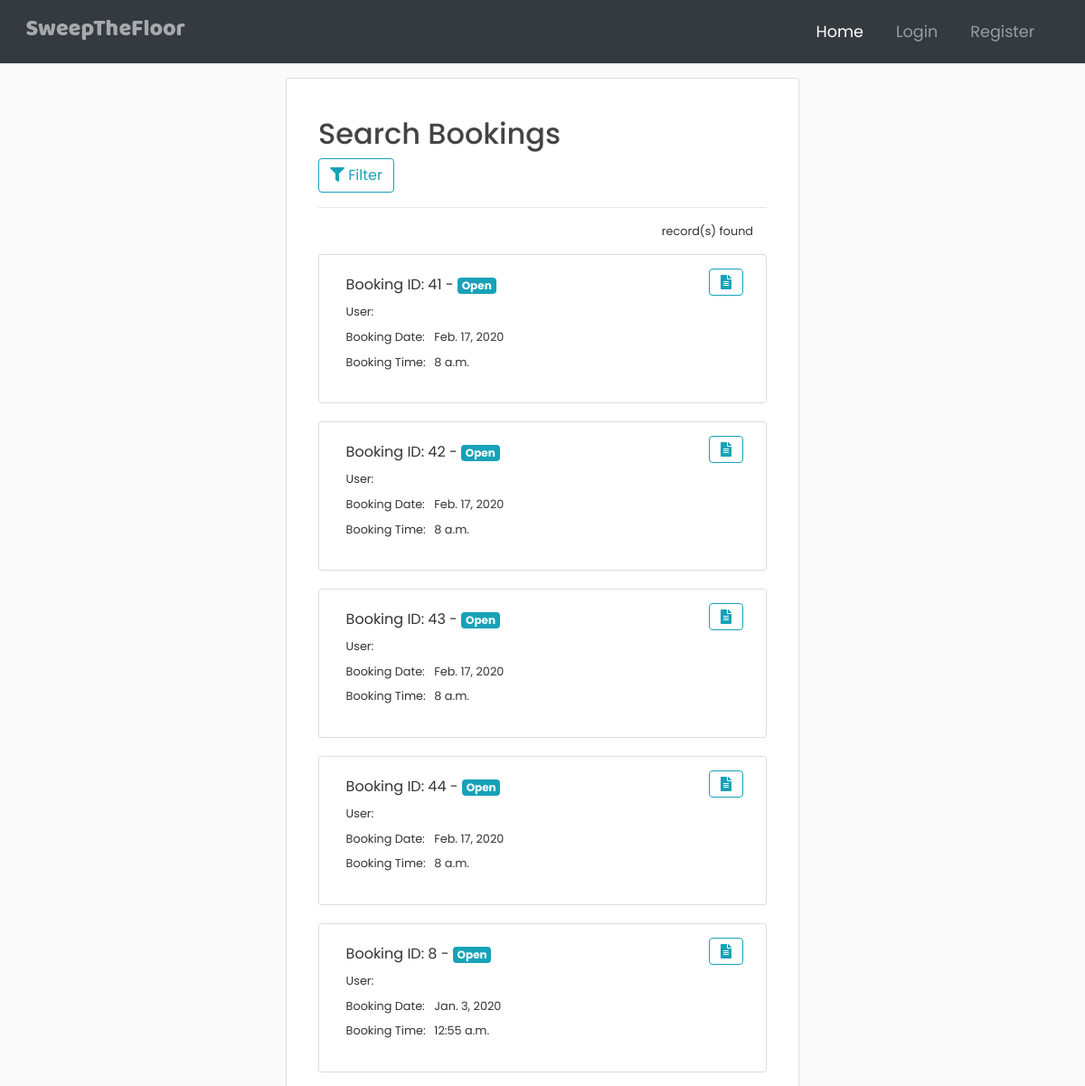
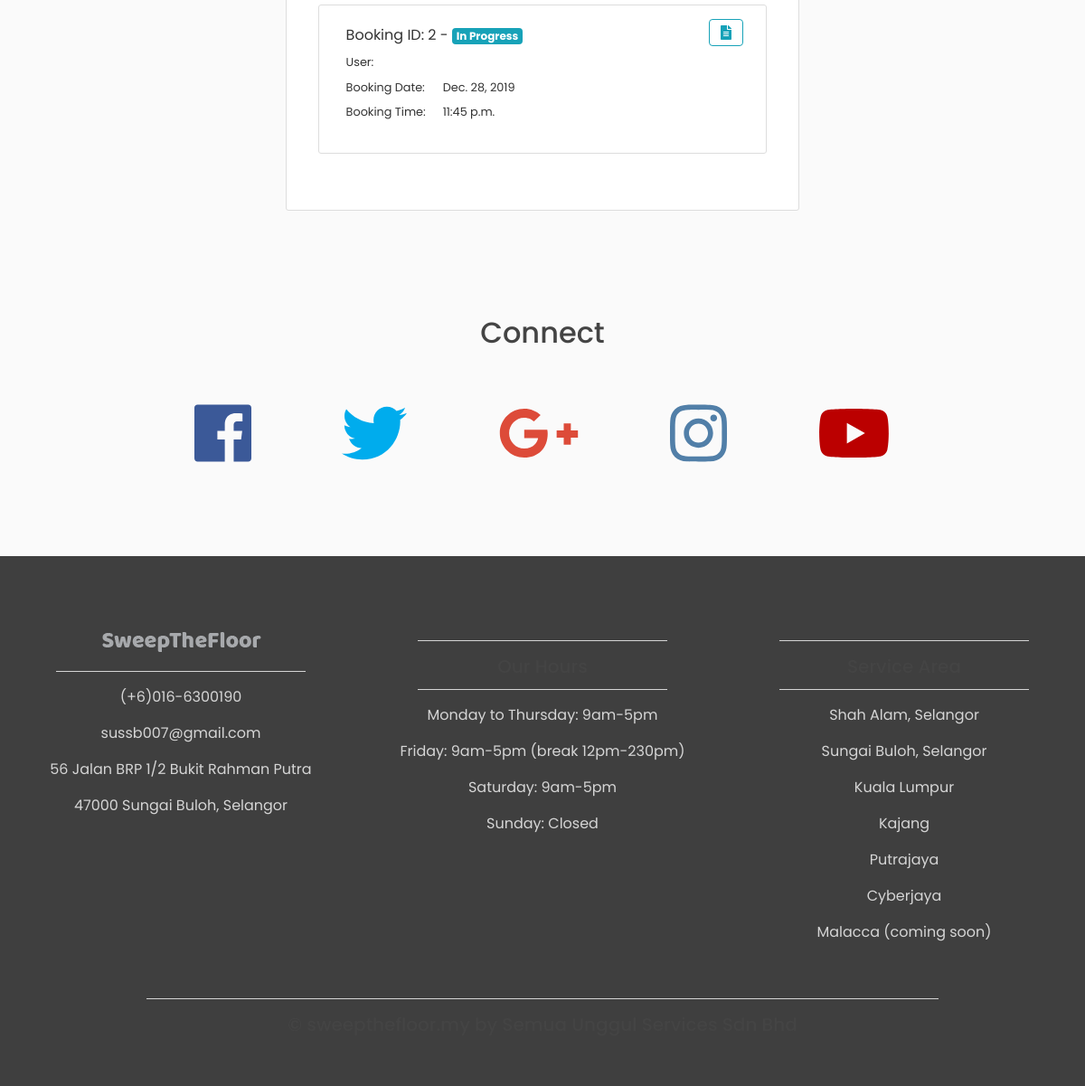
Screenshot of /booking/faiz with the database file from the repository (2 pictures, top to bottom).
### bookings/models.py (models this page shows, shortened)
class Booking(models.Model):
    user = models.ForeignKey(User, on_delete=models.CASCADE)
    booking_date = models.DateField()
    booking_time = models.TimeField()
    status = models.ForeignKey(BookingStatus, on_delete=models.CASCADE)
    address = models.ForeignKey(Address, on_delete=models.CASCADE)

class BookingStatus(models.Model):
    status_desc = models.TextField(blank=False, max_length=50)
    def __str__(self):
        return f'{self.status_desc}'

### bookings/views.py (the view)
# urls.py: path('booking/<str:username>', UserBookingListView.as_view(), name='user-bookings'),
class UserBookingListView(ListView):
    model = Booking
    template_name = 'bookings/index.html'  # <app>/<model>_<viewtype>.html
    context_object_name = 'bookings'
    def get_queryset(self):
        user = get_object_or_404(User, username=self.kwargs.get('username'))
        return Booking.objects.filter(user=user).order_by('-booking_date')

### bookings/templates/bookings/index.html (shortened to what this page needs)
{% extends 'base.html' %}
{% load bootstrap4 %}
{% load crispy_forms_tags %}
{% block content%}
<div class="content-section">
    <div class="container-fluid padding">
        <div class="media-body">
            <h2 class="page-heading">Search Bookings</h2>
        </div>
<button class="btn btn-outline-info" data-toggle="collapse" data-target="#criteria"><i class="fas fa-filter"></i>
                Filter
            </button>
        <hr>
        <div class="container-fluid">
            <p class="text-right"><small>{{bookings.paginator.count}} record(s) found</small></p>
        </div>
        {% for booking in bookings %}
        <div class="content-section container-fluid small">
            <address class="">
                <table class="table table-borderless table-sm">
                    <tr class="">
                        <td class="">
                            <table>
                                <tr class="">
                                    <td colspan="2" class="">Booking ID: {{booking.id}} - <span
                                            class="badge badge-info">{{booking.status}}</span></td>
                                </tr>
                                <tr class="">
                                    <td class=""><small class="">User:</small></td>
                                    <td class=""></td>
                                </tr>
                                <tr class="">
                                    <td class=""><small class="">Booking Date:</small></td>
                                    <td class=""><small class="">{{booking.booking_date}}</small></td>
                                </tr>
                                <tr class="">
                                    <td class=""><small class="">Booking Time:</small></td>
                                    <td class=""><small class="">{{booking.booking_time}}</small></td>
                                </tr>
                            </table>
                        </td>
                        <td align="right">
                            {% if user.is_staff %}
                            <a href="{% url 'booking-admin-update' booking.id %}"
                               class="btn btn-outline-info"><i
                                    class="fas fa-edit"></i> Edit</a>
                            {% else %}
                            <a href="{% url 'booking-detail' booking.id %}"
                               class="btn btn-outline-info"><i
                                    class="fas fa-file-alt"></i></a>
                            {% endif %}
                        </td>
                    </tr>
                </table>
            </address>
        </div>
        {% endfor%}
    </div>
</div>
{% endblock%}

### static/css/main.css (style rules this page uses)
html,body { height: 100%; width: 100%; font-family: 'Poppins', sans-serif; color: #333333; background: #fafafa; }
.padding { padding-top: 2rem; padding-bottom: 2rem; }
h1, h2, h3, h4, h5, h6 { color: #444444; }
.content-section { background: #ffffff; padding: 10px 20px; border: 1px solid #dddddd; border-radius: 3px; margin-bottom: 20px; }
.table-borderless > tbody > tr > td, .table-borderless > tbody > tr > th, .table-borderless > tfoot > tr > td, .table-borderless > tfoot > tr > th, .table-borderless > thead > tr > td, .table-borderless > thead > tr > th { border: none; }

### rows the page displays
Booking: id "41", status "Open", booking_date "Feb. 17, 2020", booking_time "8 a.m."
Booking: id "42", status "Open", booking_date "Feb. 17, 2020", booking_time "8 a.m."
Booking: id "43", status "Open", booking_date "Feb. 17, 2020", booking_time "8 a.m."
Booking: id "44", status "Open", booking_date "Feb. 17, 2020", booking_time "8 a.m."
Booking: id "8", status "Open", booking_date "Jan. 3, 2020", booking_time "12:55 a.m."
Booking: id "2", status "In Progress", booking_date "Dec. 28, 2019", booking_time "11:45 p.m."
